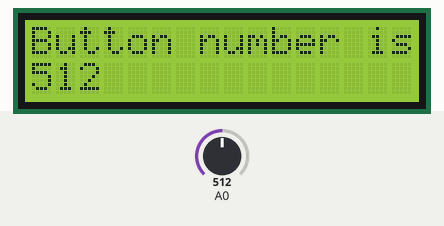
The sketch below on a simulated Arduino Uno, built with avr-gcc and run on an emulated ATmega328P. On the bench: 16×2 character LCD. The inputs (shaded band) are chosen by the test bench; at power-on: A0 = 512.

Above: at 1.2 s.
1.3 s: A0 set to 716
At 2.0 s:
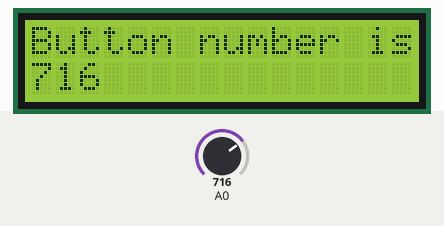
2.8 s: A0 set to 900
At 3.1 s:
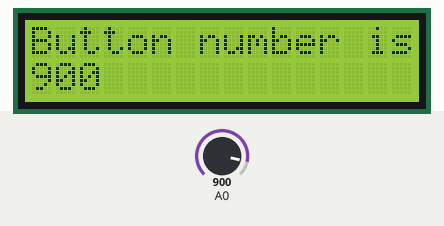
4.3 s: A0 set to 1023
At 5.4 s:
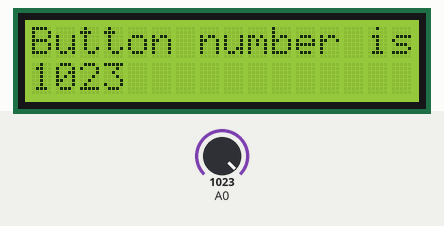
Timing chart, 0 to 7.3 s (numbered marks = the images above; inputs shaded):
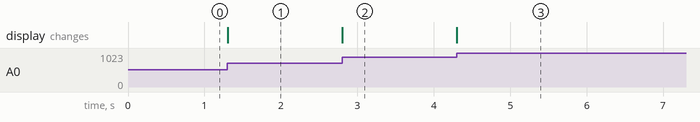

The sketch:

LCD_button_num.ino
```cpp
#include <LiquidCrystal.h>

// No button press >1000
// BtnR < 50
// BtnL < 195
// BtnD < 380
// BtnU < 555
// BtnSelect <790

LiquidCrystal lcd(8, 9, 4, 5, 6, 7);

int lcd_key = 0;
int adc_key_in = 0;

int read_LCD_buttons()
{
  adc_key_in = analogRead(0);
  return adc_key_in;
}

void setup() {
  // put your setup code here, to run once:
  lcd.begin(16,2);
  lcd.setCursor(0,0);
  lcd.print("Button number is");

}

void loop() {
  // put your main code here, to run repeatedly:
  lcd.setCursor(0,1);
  lcd_key = read_LCD_buttons();
  lcd.print (lcd_key);
  delay(5);

}
```

Measured:
- after the input at 1.3 s, the display: changes at once (image 1)
- after the input at 2.8 s, the display: changes at once (image 2)
- after the input at 4.3 s, the display: changes at once (image 3)
